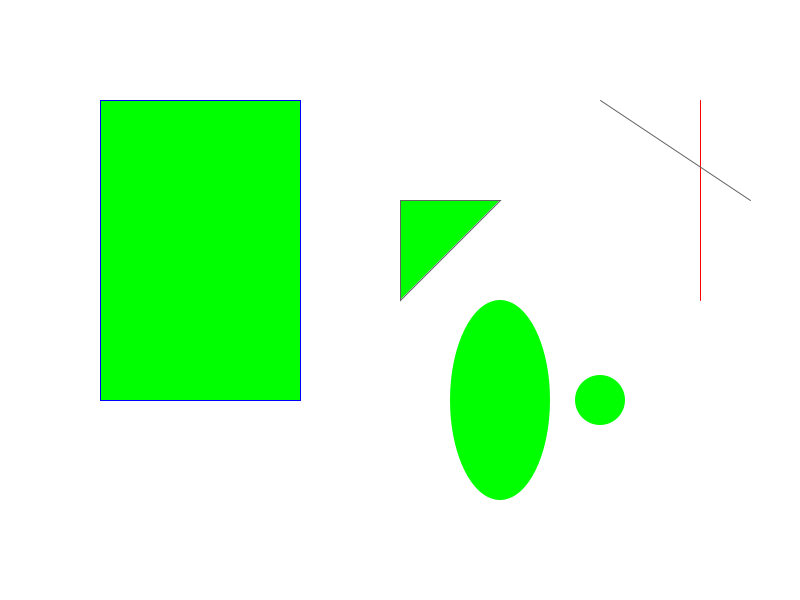
Frame 1 (no input)
Frame 60 (the mouse pressed at the canvas centre just before this capture): identical to frame 1, image omitted
Frame 120 (the mouse held since frame 60 and released just before this capture): identical to frame 1, image omitted

The Processing sketch that drew this single still picture (run headless with seeded random() and noise(); from frame 60 on, the mouse is pressed at the canvas centre):

// Processing sketch: basic_shapes
// ── basic_shapes.pde

void setup() {
  size(800,600);    // (width, height)
}

void draw() {  
  
  // background() draws the background. 
  background(255); // (red, green, blue)
  
  // fill() determines what color to FILL shapes with with.
  fill(0,255,0);   // (red, green, blue)
  
  // stroke() determines what color to draw LINES with.
  stroke(0,0,255); // (red, green, blue)
  
  // rect() draws from the top left corner of the rectangle. 
  rect(100,100,200,300); // (x, y, width, height)
  
  noStroke(); // let's NOT draw lines. 
  
  // ellipse() draws from the center.
  ellipse(500,400,100,200); // (x, y, vertical diameter, horizontal diameter)
  ellipse(600,400,50,50);
  
  // let's draw lines with a new color!
  stroke(255,0,0);
  
  // line() draws a line. Nice and simple!
  line(700,100,700,300); // (x1, y1, x2, y2)
  
  // color values can be RGB, but if you provide ONE value it will be monochrome. 0 is black and 255 is white.
  stroke(100);
  
  line(600,100,750,200);
  
  triangle(400,200,400,300,500,200); // (x1, y1, x2, y2, x3, y3)

}
